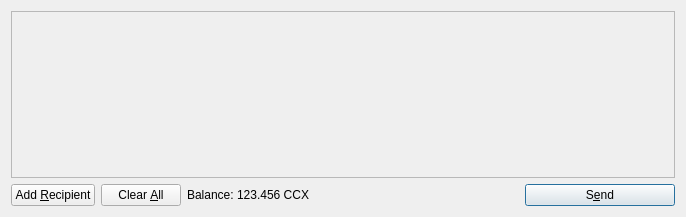
<?xml version="1.0" encoding="UTF-8"?>
<ui version="4.0">
 <class>SendCoinsDialog</class>
 <widget class="QDialog" name="SendCoinsDialog">
  <property name="geometry">
   <rect>
    <x>0</x>
    <y>0</y>
    <width>686</width>
    <height>217</height>
   </rect>
  </property>
  <property name="windowTitle">
   <string>Send Coins</string>
  </property>
  <layout class="QVBoxLayout" name="verticalLayout">
   <item>
    <widget class="QScrollArea" name="scrollArea">
     <property name="widgetResizable">
      <bool>true</bool>
     </property>
     <widget class="QWidget" name="scrollAreaWidgetContents">
      <property name="geometry">
       <rect>
        <x>0</x>
        <y>0</y>
        <width>666</width>
        <height>165</height>
       </rect>
      </property>
      <layout class="QVBoxLayout" name="verticalLayout_2">
       <property name="margin">
        <number>0</number>
       </property>
       <item>
        <layout class="QVBoxLayout" name="entries">
         <property name="spacing">
          <number>6</number>
         </property>
        </layout>
       </item>
       <item>
        <spacer name="verticalSpacer">
         <property name="orientation">
          <enum>Qt::Vertical</enum>
         </property>
         <property name="sizeHint" stdset="0">
          <size>
           <width>20</width>
           <height>40</height>
          </size>
         </property>
        </spacer>
       </item>
      </layout>
     </widget>
    </widget>
   </item>
   <item>
    <layout class="QHBoxLayout" name="horizontalLayout">
     <item>
      <widget class="QPushButton" name="addButton">
       <property name="toolTip">
        <string>Send to multiple recipients at once</string>
       </property>
       <property name="text">
        <string>Add &amp;Recipient</string>
       </property>
       <property name="icon">
        <iconset resource="../bitcoin.qrc">
         <normaloff>:/icons/add</normaloff>:/icons/add</iconset>
       </property>
       <property name="autoDefault">
        <bool>false</bool>
       </property>
      </widget>
     </item>
     <item>
      <widget class="QPushButton" name="clearButton">
       <property name="sizePolicy">
        <sizepolicy hsizetype="Minimum" vsizetype="Fixed">
         <horstretch>0</horstretch>
         <verstretch>0</verstretch>
        </sizepolicy>
       </property>
       <property name="toolTip">
        <string>Remove all transaction fields</string>
       </property>
       <property name="text">
        <string>Clear &amp;All</string>
       </property>
       <property name="icon">
        <iconset resource="../bitcoin.qrc">
         <normaloff>:/icons/remove</normaloff>:/icons/remove</iconset>
       </property>
       <property name="autoRepeatDelay">
        <number>300</number>
       </property>
       <property name="autoDefault">
        <bool>false</bool>
       </property>
      </widget>
     </item>
     <item>
      <layout class="QHBoxLayout" name="horizontalLayout_2">
       <property name="spacing">
        <number>3</number>
       </property>
       <item>
        <widget class="QLabel" name="label">
         <property name="text">
          <string>Balance:</string>
         </property>
        </widget>
       </item>
       <item>
        <widget class="QLabel" name="labelBalance">
         <property name="cursor">
          <cursorShape>IBeamCursor</cursorShape>
         </property>
         <property name="text">
          <string>123.456 CCX</string>
         </property>
         <property name="textInteractionFlags">
          <set>Qt::LinksAccessibleByMouse|Qt::TextSelectableByKeyboard|Qt::TextSelectableByMouse</set>
         </property>
        </widget>
       </item>
      </layout>
     </item>
     <item>
      <spacer name="horizontalSpacer">
       <property name="orientation">
        <enum>Qt::Horizontal</enum>
       </property>
       <property name="sizeHint" stdset="0">
        <size>
         <width>40</width>
         <height>20</height>
        </size>
       </property>
      </spacer>
     </item>
     <item>
      <widget class="QPushButton" name="sendButton">
       <property name="minimumSize">
        <size>
         <width>150</width>
         <height>0</height>
        </size>
       </property>
       <property name="toolTip">
        <string>Confirm the send action</string>
       </property>
       <property name="text">
        <string>S&amp;end</string>
       </property>
       <property name="icon">
        <iconset resource="../bitcoin.qrc">
         <normaloff>:/icons/send</normaloff>:/icons/send</iconset>
       </property>
       <property name="default">
        <bool>true</bool>
       </property>
      </widget>
     </item>
    </layout>
   </item>
  </layout>
 </widget>
 <resources>
  <include location="../bitcoin.qrc"/>
 </resources>
 <connections/>
</ui>
